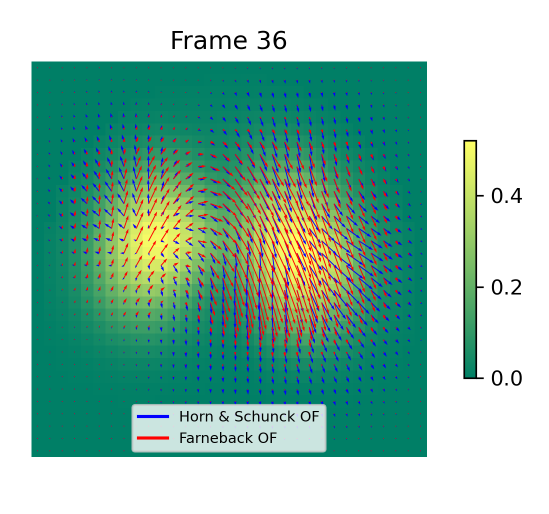
#> input picture Images/Methods Comparisons/2023 - 3. March/HS&Farneback.png, 1097 x 1027 px (shown at 1/2 size)
$ python OF_time_comparison.py
#> lines starting #> are read from the running program, lines starting #| are printed output that depends on the picture
# load libraries
#
import os
import matplotlib.pyplot as plt
import numpy as np
from scipy.ndimage import convolve as filter2
import cv2
import timeit
import tkinter as tk
from tkinter import filedialog
from matplotlib.patches import Rectangle

#########################################
# Initialize tkinter (Tk)
# used for browsing files in explorer
#
root = tk.Tk()
root.withdraw()
#
#########################################

# [183 lines left out: functions get_magnitude, draw_quiver, draw_quiver2, draw_comparison, get_derivatives, computeHS and 1 more, not called in this run]


# carregar o video (arquivo com frames)
file_path1 = filedialog.askopenfilename()	# abre explorer
#> the answer given: ../../Images/Methods Comparisons/2023 - 3. March/HS&Farneback.png
file_name1 = os.path.split(file_path1)[1] # file path without '.txt'
file_path2 = filedialog.askopenfilename()	# abre explorer
#> the answer given: ../../Images/Methods Comparisons/2023 - 3. March/comparison.png
file_name2 = os.path.split(file_path2)[1] # file path without '.txt'
main_folder = os.path.splitext(file_path1)[0]+'/'
isExist = os.path.exists(main_folder)
if not isExist:
   # Create a new directory because it does not exist
   os.makedirs(main_folder)
image_folder = main_folder+'IMAGES/'
isExist = os.path.exists(image_folder)
if not isExist:
   # Create a new directory because it does not exist
   os.makedirs(image_folder)

print('Wait a little...')
frame1 = cv2.imread(file_path1,0).astype(float)				# atribui o texto do arquivo à variável "dados"
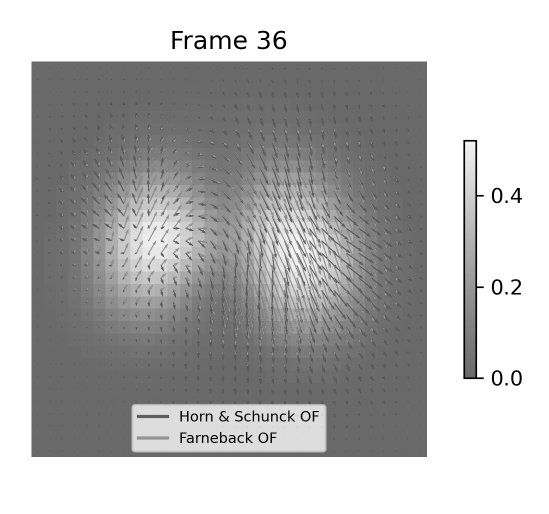
#> frame1: shape (1027, 1097) float64 (shown at 1/2 size); min 0, max 255, mean 181.6
frame2 = cv2.imread(file_path2,0).astype(float)			# atribui o texto do arquivo à variável "dados"
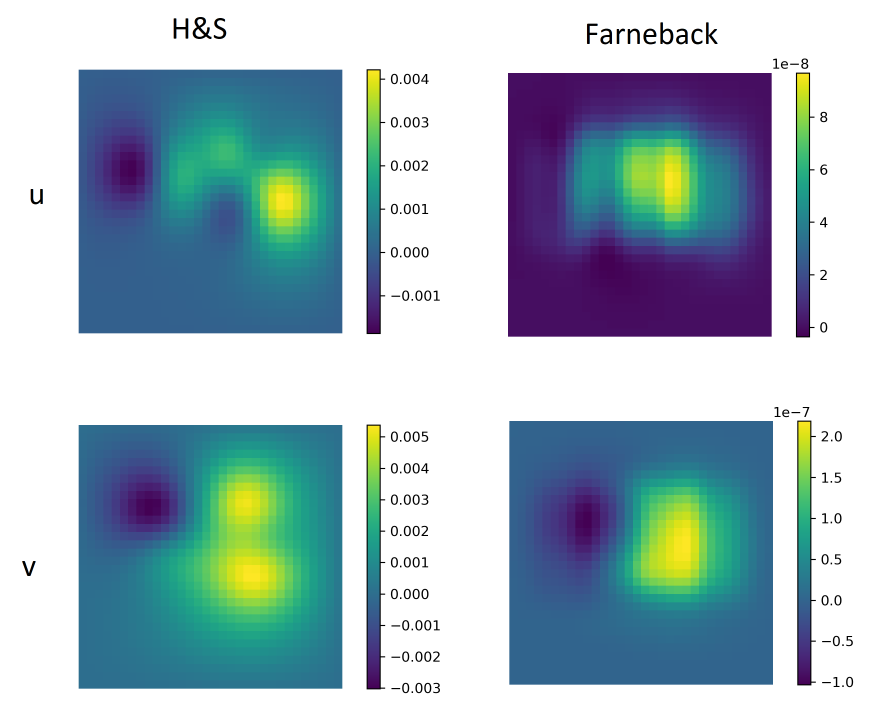
#> input picture Images/Methods Comparisons/2023 - 3. March/comparison.png, 2644 x 2148 px (shown at 1/3 size)
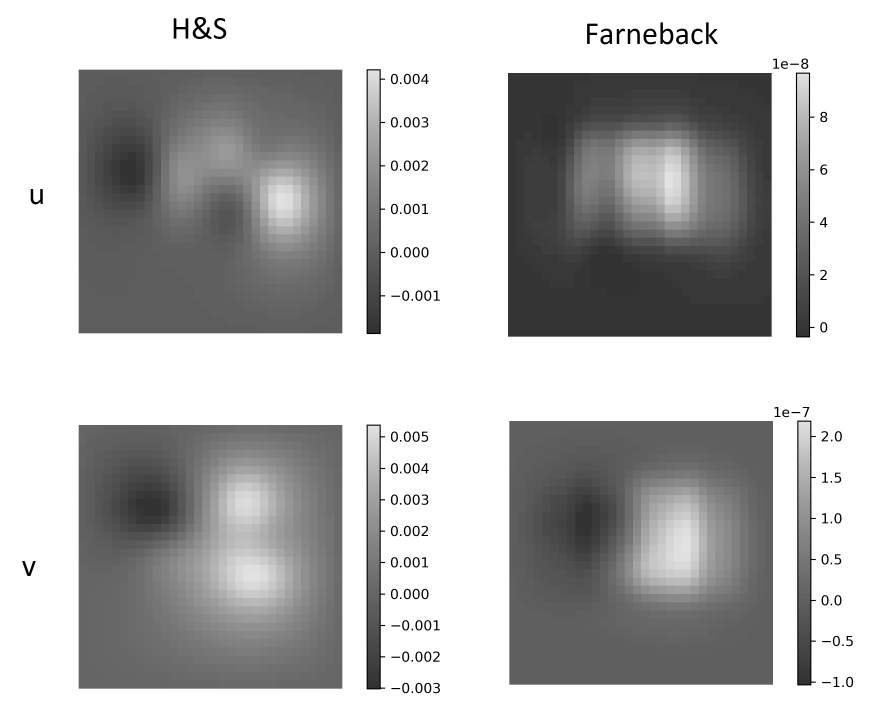
#> frame2: shape (2148, 2644) float64 (shown at 1/3 size); min 0, max 255, mean 182.8
(r, c) = np.shape(frame1)		# atribui as dimensões nº de frames e de pixels por frame
#> r = 1027; c = 1097
avg_size = (os.path.getsize(file_path1)+os.path.getsize(file_path2))/2
file_info = f"Files info:\n\tdimensions: {r} x {c}\n\taverage size: {avg_size/1024:.2f} kb\n\n"

Imagens = np.empty([r,c,2])			# great array to hold the future images
tempoIm = []								# initialize empty lists
tempocv = []

farneback_start_time = timeit.default_timer()
# here we calculate the optical flow
# let's use Farneback instead of H&S
# Farneback Optical Flow Calc with default parameters
#> (the run stopped early here; a loop or call above may not have finished)
